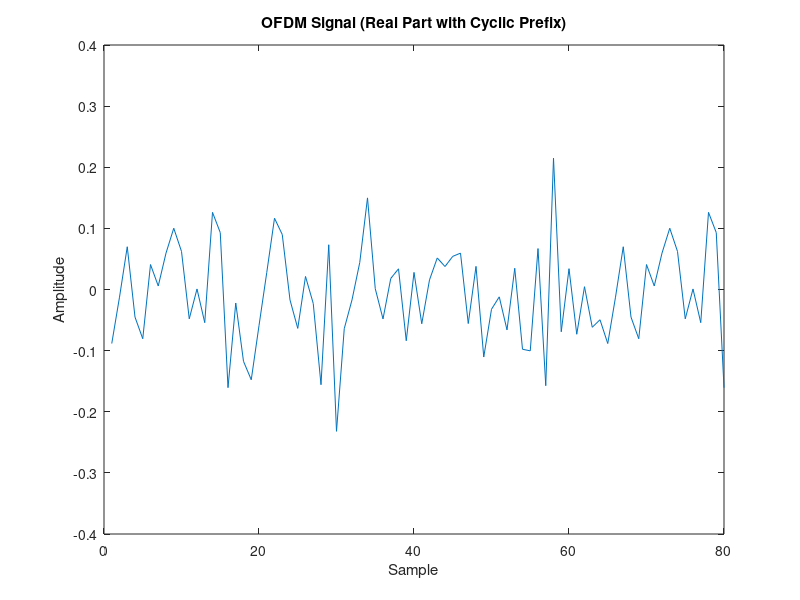

Here is the MATLAB script that generated this plot:
%% Simple OFDM Simulation

N = 64;                    % Number of subcarriers
numSymbols = 10;            % OFDM symbols
modOrder = 4;               % QPSK for subcarriers

% Generate random data for all subcarriers
data = randi([0 modOrder-1], N, numSymbols);

% QPSK modulation for each subcarrier
modData = pskmod(data, modOrder, pi/4);

% IFFT to generate OFDM symbols
ifftData = ifft(modData, N);

% Add cyclic prefix
cpLen = 16;
ofdmSignal = [ifftData(end-cpLen+1:end,:); ifftData];

% Serialize OFDM signal
txSignal = ofdmSignal(:);

% Plot first OFDM symbol
figure;
plot(real(txSignal(1:N+cpLen)));
title('OFDM Signal (Real Part with Cyclic Prefix)');
xlabel('Sample'); ylabel('Amplitude');

%% Add AWGN
rxSignal = awgn(txSignal, 20, 'measured');

% Receiver: Remove cyclic prefix
rxSymbols = reshape(rxSignal, N+cpLen, numSymbols);
rxSymbols = rxSymbols(cpLen+1:end, :);

% FFT to recover subcarriers
rxData = fft(rxSymbols, N);

% QPSK demodulation
rxBits = pskdemod(rxData, modOrder, pi/4);

disp('First 10 transmitted symbols:');
disp(data(:,1)');
disp('First 10 received symbols:');
disp(rxBits(:,1)');
